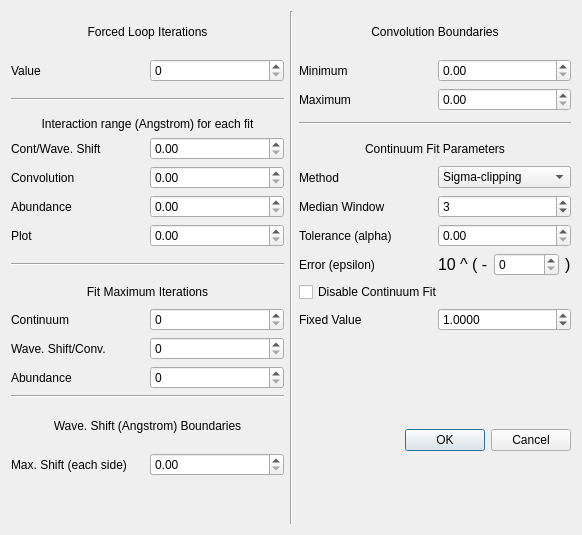
<?xml version="1.0" encoding="UTF-8"?>
<ui version="4.0">
 <class>fitparbox</class>
 <widget class="QDialog" name="fitparbox">
  <property name="geometry">
   <rect>
    <x>0</x>
    <y>0</y>
    <width>582</width>
    <height>535</height>
   </rect>
  </property>
  <property name="windowTitle">
   <string>Fit Settings</string>
  </property>
  <layout class="QGridLayout" name="gridLayout_2">
   <item row="11" column="0">
    <widget class="QLabel" name="waveconviterlabel">
     <property name="text">
      <string>Wave. Shift/Conv.</string>
     </property>
    </widget>
   </item>
   <item row="4" column="0">
    <widget class="QLabel" name="wavecutlabel">
     <property name="toolTip">
      <string>Continuum range is not used in &quot;Eq. Width&quot; method, but Wave. Shift is.</string>
     </property>
     <property name="text">
      <string>Cont/Wave. Shift</string>
     </property>
    </widget>
   </item>
   <item row="5" column="1">
    <widget class="QDoubleSpinBox" name="convovcutvalue">
     <property name="toolTip">
      <string>Can not be higher than the value of Continuum/Wave. Shift.</string>
     </property>
     <property name="maximum">
      <double>999.990000000000009</double>
     </property>
     <property name="singleStep">
      <double>0.010000000000000</double>
     </property>
    </widget>
   </item>
   <item row="0" column="0" colspan="2">
    <widget class="QLabel" name="repfitlabel">
     <property name="toolTip">
      <string>The number of times that it will try to fit each line. The subsequent iteration uses the previous result as start point. Default is 2.</string>
     </property>
     <property name="text">
      <string>Forced Loop Iterations</string>
     </property>
     <property name="alignment">
      <set>Qt::AlignmentFlag::AlignCenter</set>
     </property>
    </widget>
   </item>
   <item row="0" column="3" colspan="2">
    <widget class="QLabel" name="convboundlabel">
     <property name="text">
      <string>Convolution Boundaries</string>
     </property>
     <property name="alignment">
      <set>Qt::AlignmentFlag::AlignCenter</set>
     </property>
    </widget>
   </item>
   <item row="14" column="0" colspan="2">
    <widget class="QLabel" name="waveboundlabel">
     <property name="text">
      <string>Wave. Shift (Angstrom) Boundaries</string>
     </property>
     <property name="alignment">
      <set>Qt::AlignmentFlag::AlignCenter</set>
     </property>
    </widget>
   </item>
   <item row="4" column="1">
    <widget class="QDoubleSpinBox" name="wavecutvalue">
     <property name="toolTip">
      <string>Continuum range is not used in &quot;Eq. Width&quot; method, but Wave. Shift is.</string>
     </property>
     <property name="maximum">
      <double>999.990000000000009</double>
     </property>
     <property name="singleStep">
      <double>0.010000000000000</double>
     </property>
    </widget>
   </item>
   <item row="1" column="1">
    <widget class="QSpinBox" name="repfitvalue">
     <property name="maximum">
      <number>10</number>
     </property>
    </widget>
   </item>
   <item row="15" column="0">
    <widget class="QLabel" name="waveboundmaxshiftlabel">
     <property name="text">
      <string>Max. Shift (each side)</string>
     </property>
    </widget>
   </item>
   <item row="6" column="1">
    <widget class="QDoubleSpinBox" name="abundcutvalue">
     <property name="maximum">
      <double>999.990000000000009</double>
     </property>
     <property name="singleStep">
      <double>0.010000000000000</double>
     </property>
    </widget>
   </item>
   <item row="11" column="1">
    <widget class="QSpinBox" name="waveconvitervalue">
     <property name="maximum">
      <number>10000</number>
     </property>
    </widget>
   </item>
   <item row="8" column="0" colspan="2">
    <widget class="Line" name="line_2">
     <property name="orientation">
      <enum>Qt::Orientation::Horizontal</enum>
     </property>
    </widget>
   </item>
   <item row="6" column="0">
    <widget class="QLabel" name="abundcutlabel">
     <property name="text">
      <string>Abundance</string>
     </property>
    </widget>
   </item>
   <item row="3" column="0" colspan="2">
    <widget class="QLabel" name="cutvaltitle">
     <property name="toolTip">
      <string>The range that the fit will be applied. The value represents the full range (half of the value left to the fitted line and half to the right).</string>
     </property>
     <property name="text">
      <string>Interaction range (Angstrom) for each fit</string>
     </property>
     <property name="alignment">
      <set>Qt::AlignmentFlag::AlignCenter</set>
     </property>
    </widget>
   </item>
   <item row="12" column="0">
    <widget class="QLabel" name="abunditerlabel">
     <property name="text">
      <string>Abundance</string>
     </property>
    </widget>
   </item>
   <item row="2" column="0" colspan="2">
    <widget class="Line" name="line">
     <property name="orientation">
      <enum>Qt::Orientation::Horizontal</enum>
     </property>
    </widget>
   </item>
   <item row="0" column="2" rowspan="17">
    <widget class="Line" name="line_5">
     <property name="orientation">
      <enum>Qt::Orientation::Vertical</enum>
     </property>
    </widget>
   </item>
   <item row="7" column="0">
    <widget class="QLabel" name="plotcutlabel">
     <property name="text">
      <string>Plot</string>
     </property>
    </widget>
   </item>
   <item row="9" column="0" colspan="2">
    <widget class="QLabel" name="fitmaxiterlabel">
     <property name="text">
      <string>Fit Maximum Iterations</string>
     </property>
     <property name="alignment">
      <set>Qt::AlignmentFlag::AlignCenter</set>
     </property>
    </widget>
   </item>
   <item row="1" column="0">
    <widget class="QLabel" name="repfitvaluelabel">
     <property name="text">
      <string>Value</string>
     </property>
    </widget>
   </item>
   <item row="15" column="1">
    <widget class="QDoubleSpinBox" name="waveboundmaxshiftvalue"/>
   </item>
   <item row="12" column="1">
    <widget class="QSpinBox" name="abunditervalue">
     <property name="maximum">
      <number>10000</number>
     </property>
    </widget>
   </item>
   <item row="13" column="0" colspan="2">
    <widget class="Line" name="line_3">
     <property name="orientation">
      <enum>Qt::Orientation::Horizontal</enum>
     </property>
    </widget>
   </item>
   <item row="10" column="1">
    <widget class="QSpinBox" name="contitervalue">
     <property name="maximum">
      <number>10000</number>
     </property>
    </widget>
   </item>
   <item row="5" column="0">
    <widget class="QLabel" name="convovcutlabel">
     <property name="toolTip">
      <string>Can not be higher than the value of Continuum/Wave. Shift.</string>
     </property>
     <property name="text">
      <string>Convolution</string>
     </property>
    </widget>
   </item>
   <item row="7" column="1">
    <widget class="QDoubleSpinBox" name="plotcutvalue">
     <property name="maximum">
      <double>999.990000000000009</double>
     </property>
     <property name="singleStep">
      <double>0.010000000000000</double>
     </property>
    </widget>
   </item>
   <item row="10" column="0">
    <widget class="QLabel" name="contiterlabel">
     <property name="text">
      <string>Continuum</string>
     </property>
    </widget>
   </item>
   <item row="1" column="3">
    <widget class="QLabel" name="convboundminlabel">
     <property name="text">
      <string>Minimum</string>
     </property>
    </widget>
   </item>
   <item row="2" column="3">
    <widget class="QLabel" name="convboundmaxlabel">
     <property name="text">
      <string>Maximum</string>
     </property>
    </widget>
   </item>
   <item row="1" column="4">
    <widget class="QDoubleSpinBox" name="convboundminvalue"/>
   </item>
   <item row="2" column="4">
    <widget class="QDoubleSpinBox" name="convboundmaxvalue"/>
   </item>
   <item row="3" column="3" colspan="2">
    <widget class="Line" name="line_4">
     <property name="orientation">
      <enum>Qt::Orientation::Horizontal</enum>
     </property>
    </widget>
   </item>
   <item row="4" column="3" colspan="2">
    <widget class="QLabel" name="contfitparamlabel">
     <property name="text">
      <string>Continuum Fit Parameters</string>
     </property>
     <property name="alignment">
      <set>Qt::AlignmentFlag::AlignCenter</set>
     </property>
    </widget>
   </item>
   <item row="5" column="4">
    <widget class="QComboBox" name="contmethod">
     <item>
      <property name="text">
       <string>Sigma-clipping</string>
      </property>
     </item>
     <item>
      <property name="text">
       <string>Chebyshev</string>
      </property>
     </item>
     <item>
      <property name="text">
       <string>Simple Average</string>
      </property>
     </item>
    </widget>
   </item>
   <item row="5" column="3">
    <widget class="QLabel" name="contmethodlabel">
     <property name="text">
      <string>Method</string>
     </property>
    </widget>
   </item>
   <item row="7" column="3">
    <widget class="QLabel" name="contfitparalphalabel">
     <property name="text">
      <string>Tolerance (alpha)</string>
     </property>
    </widget>
   </item>
   <item row="8" column="3">
    <widget class="QLabel" name="contfitparepslabel">
     <property name="text">
      <string>Error (epsilon)</string>
     </property>
    </widget>
   </item>
   <item row="6" column="3">
    <widget class="QLabel" name="contfitmedwindlabel">
     <property name="text">
      <string>Median Window</string>
     </property>
    </widget>
   </item>
   <item row="7" column="4">
    <widget class="QDoubleSpinBox" name="contfitparalphavalue"/>
   </item>
   <item row="8" column="4">
    <layout class="QHBoxLayout" name="contfitparepsbox">
     <item>
      <widget class="QLabel" name="contfitparepslabel1">
       <property name="sizePolicy">
        <sizepolicy hsizetype="Fixed" vsizetype="Preferred">
         <horstretch>0</horstretch>
         <verstretch>0</verstretch>
        </sizepolicy>
       </property>
       <property name="font">
        <font>
         <pointsize>12</pointsize>
        </font>
       </property>
       <property name="text">
        <string>10 ^ ( -</string>
       </property>
      </widget>
     </item>
     <item>
      <widget class="QSpinBox" name="contfitparepsvalue"/>
     </item>
     <item>
      <widget class="QLabel" name="contfitparepslabel2">
       <property name="sizePolicy">
        <sizepolicy hsizetype="Fixed" vsizetype="Preferred">
         <horstretch>0</horstretch>
         <verstretch>0</verstretch>
        </sizepolicy>
       </property>
       <property name="font">
        <font>
         <pointsize>12</pointsize>
        </font>
       </property>
       <property name="text">
        <string>)</string>
       </property>
      </widget>
     </item>
    </layout>
   </item>
   <item row="9" column="3" colspan="2">
    <widget class="QCheckBox" name="disablecontfit">
     <property name="text">
      <string>Disable Continuum Fit</string>
     </property>
    </widget>
   </item>
   <item row="10" column="3">
    <widget class="QLabel" name="conthardvaluelabel">
     <property name="text">
      <string>Fixed Value</string>
     </property>
    </widget>
   </item>
   <item row="10" column="4">
    <widget class="QDoubleSpinBox" name="conthardvalue">
     <property name="decimals">
      <number>4</number>
     </property>
     <property name="maximum">
      <double>998.000000000000000</double>
     </property>
     <property name="singleStep">
      <double>0.100000000000000</double>
     </property>
     <property name="value">
      <double>1.000000000000000</double>
     </property>
    </widget>
   </item>
   <item row="14" column="3" rowspan="2" colspan="2">
    <widget class="QDialogButtonBox" name="okcancelbutton">
     <property name="orientation">
      <enum>Qt::Orientation::Horizontal</enum>
     </property>
     <property name="standardButtons">
      <set>QDialogButtonBox::StandardButton::Cancel|QDialogButtonBox::StandardButton::Ok</set>
     </property>
    </widget>
   </item>
   <item row="6" column="4">
    <widget class="QSpinBox" name="contfitmedwindvalue">
     <property name="maximum">
      <number>1000</number>
     </property>
     <property name="singleStep">
      <number>2</number>
     </property>
     <property name="value">
      <number>3</number>
     </property>
    </widget>
   </item>
  </layout>
 </widget>
 <resources/>
 <connections>
  <connection>
   <sender>okcancelbutton</sender>
   <signal>accepted()</signal>
   <receiver>fitparbox</receiver>
   <slot>accept()</slot>
   <hints>
    <hint type="sourcelabel">
     <x>248</x>
     <y>254</y>
    </hint>
    <hint type="destinationlabel">
     <x>157</x>
     <y>274</y>
    </hint>
   </hints>
  </connection>
  <connection>
   <sender>okcancelbutton</sender>
   <signal>rejected()</signal>
   <receiver>fitparbox</receiver>
   <slot>reject()</slot>
   <hints>
    <hint type="sourcelabel">
     <x>316</x>
     <y>260</y>
    </hint>
    <hint type="destinationlabel">
     <x>286</x>
     <y>274</y>
    </hint>
   </hints>
  </connection>
 </connections>
</ui>
